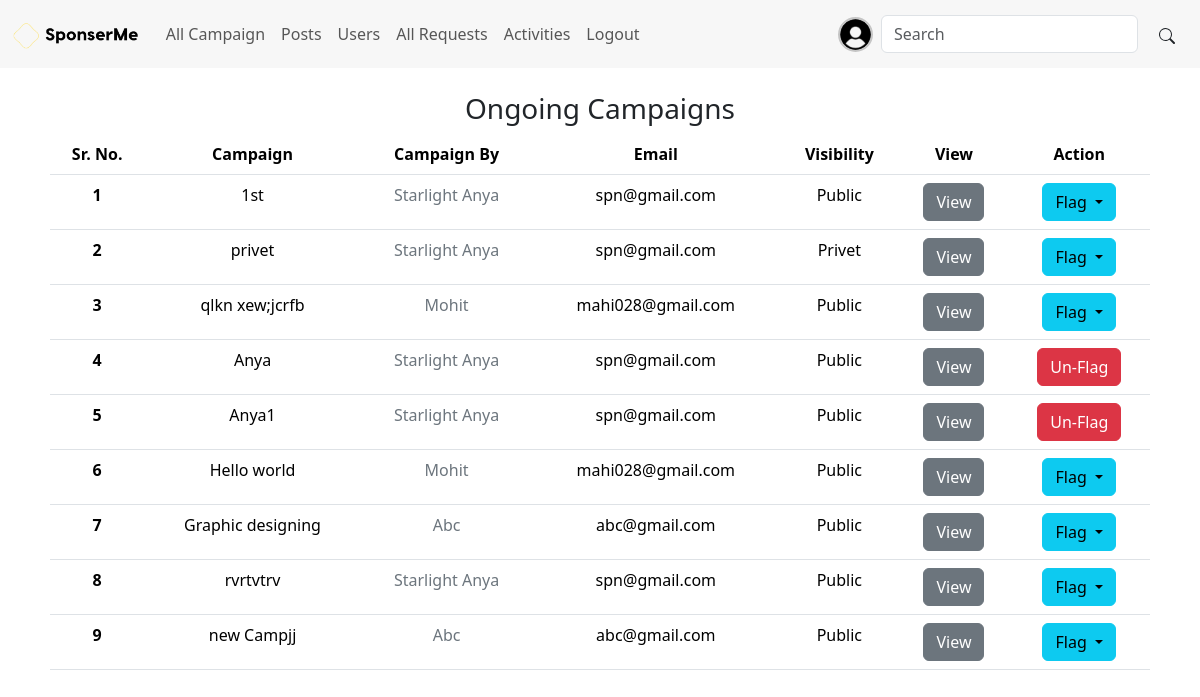
The app's page /admin/dashboard (signed in), older data.
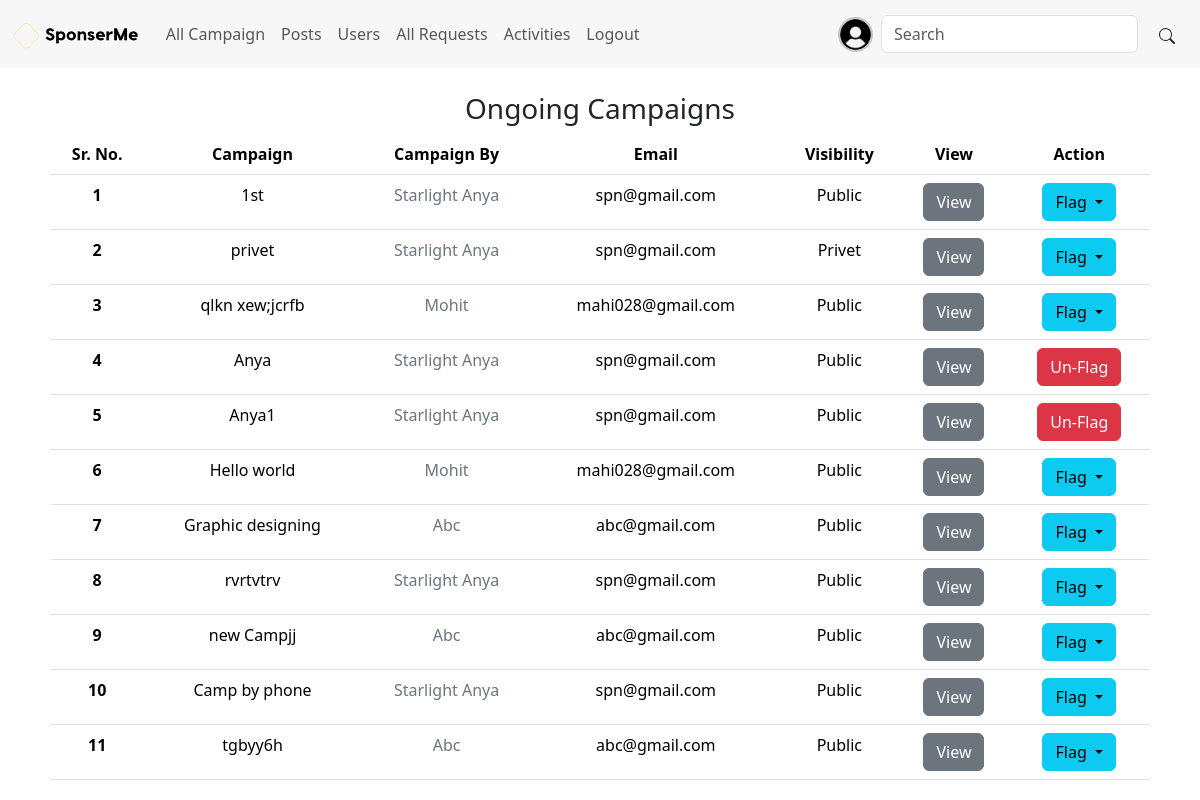
The same page, newer data.
### application/modals.py (models this page shows, shortened)
class User(db.Model, UserMixin):
    user_id = db.Column(db.Integer, autoincrement = True, primary_key=True)
    email = db.Column(db.String(255), unique=True)
    password = db.Column(db.String, nullable=False)
    active_flag = db.Column(db.Boolean, default = False, nullable = False)
    profile = db.Column(db.String, nullable = True, default = 'user.png')
    flag = db.Column(db.Boolean, nullable = False, default = False)
    flag_reason = db.Column(db.String, nullable = True)
    wallet_balance = db.Column(db.Integer, nullable = False, default = 0)

class Campaign(db.Model):
    campaign_id = db.Column(db.Integer, primary_key=True, autoincrement = True)
    campaign_by = db.Column(db.Integer, db.ForeignKey("sponser.sponser_id"), nullable = False)
    campaign_name = db.Column(db.String, unique=True)
    desc = db.Column(db.String, nullable=False)
    requirements = db.Column(db.String, nullable=False)
    start_date = db.Column(db.DateTime, nullable=False, default = datetime.utcnow())
    end_date = db.Column(db.DateTime, nullable=False)
    budget = db.Column(db.Integer, nullable=True)
    visibility = db.Column(db.Boolean)
    goals = db.Column(db.String, nullable=True)
    image_path = db.Column(db.String, nullable=True, default = 'user.png')
    flag = db.Column(db.Boolean, nullable = False, default = False)
    flag_reason = db.Column(db.String, nullable = True)
    sponser = db.relationship('Sponser', backref = db.backref('campaigns', cascade = "all, delete-orphan"))

class Sponser(db.Model):
    sponser_id = db.Column(db.Integer, db.ForeignKey('user.user_id'), primary_key=True)
    company_name = db.Column(db.String, nullable = False)
    industry = db.Column(db.String, nullable = False)
    budget = db.Column(db.Integer, nullable = False)
    about = db.Column(db.String, nullable = True)
    user = db.relationship('User', backref=db.backref('sponsers', cascade="all, delete-orphan"))

### application/controllers/admin.py (the view)
@admin.route('/dashboard')
@login_required
def admin_dashboard():
    if not is_admin(current_user.user_id):
        raise UserError(401, "Not Authorised")
    roles = user_roles(current_user.user_id)
    camps = Campaign.query.all()
    return render_template('admin_dash.html', page = 'Admin-Dashboard', roles = roles, camps = camps)

### application/form.py
class SeachForm(FlaskForm):
    search = StringField('Search for: ')
    submit = SubmitField()

### app.py (called while the page is built)
@app.context_processor
def base():
    from application.form import SeachForm
    form = SeachForm()
    return dict(search_form = form)

### application/controllers/auth.py (called while the page is built)
@login_manager.user_loader
def load_user(user_id):
    return User.query.get(int(user_id))

### application/get_roles.py (called while the page is built)
def user_roles(user_id):
    roles = UserRoles.query.filter_by(user_id = user_id).all()
    available_roles = {1: 'Admin', 2: 'Influencer', 3: 'Sponser'}
    user_roles = [available_roles[role.role_id] for role in roles]
    return user_roles

def is_admin(user_id):
    if 'Admin' in user_roles(user_id):
        return True
    return False

### application/templates/admin_dash.html (shortened to what this page needs)
{% extends 'base.html' %}
{% block content %}
<center>
    <h3>Ongoing Campaigns</h3>
    <div class="contatiner" style="max-width: 1100px;">
    <table class="table " style="text-align: center;">
        <thead >
        <tr>
            <th scope="col">Sr. No.</th>
            <th scope="col">Campaign</th>
            <th scope="col">Campaign By</th>
            <th scope="col">Email</th>
            <th scope="col">Visibility</th>
            <th scope="col">View</th>
            <th scope="col">Action</th>
        </tr>
        </thead>
        <tbody>
        {% for camp in camps%}
        <tr>
            <th scope="row">{{loop.index}}</th>
            <td>{{camp.campaign_name}}</td>
            <td><a href="/get/{{camp.campaign_by}}" class="link-secondary link-offset-2 link-offset-3-hover link-underline link-underline-opacity-0 link-underline-opacity-75-hover">{{camp.sponser.company_name}}</a></td>
            <td>{{camp.sponser.user.email}}</td>
            <td>{% if camp.visibility%}Public{%else%}Privet{%endif%}</td>
            <td><a href="/view/{{camp.campaign_id}}" class="btn btn-secondary">View</a></td>
            <td>
                {%if camp.flag %}
                    <div id="flag_cont{{camp.campaign_id}}">
                        <button type="button" class="btn btn-danger" id="camp{{camp.campaign_id}}" onclick="flag_camp('{{camp.campaign_id}}', 'none')">Un-Flag</button>
                    </div>
                {%else%}
                    <div id="flag_cont{{camp.campaign_id}}">
                        <div class="btn-group">
                            <button type="button" class="btn btn-info dropdown-toggle" data-bs-toggle="dropdown" aria-expanded="false">
                                <span id="camp{{camp.campaign_id}}">Flag</span>
                            </button>
                        </div>
                    </div>
                {%endif%}
            </td>
        </tr>
        {%endfor%}
        </tbody>
    </table>
    </div>
</center>
{%endblock%}

### application/templates/base.html (shortened to what this page needs)
<!DOCTYPE html>
<html lang="en">
<head>
    <link href="https://cdn.jsdelivr.net/npm/bootstrap@5.3.3/dist/css/bootstrap.min.css" rel="stylesheet">
</head>
<body style="margin-bottom: 15px;">
    {% include 'navbar.html' %}
    <br>
        {% block content %}
        {% endblock %}
</body>
</html>

### application/templates/navbar.html (shortened to what this page needs)
<nav class="navbar navbar-expand-lg sticky-sm-top" style="background-color: rgba(179, 179, 179, .1); backdrop-filter: blur(5px);">
  <div class="container-fluid">
    {% if page in ['login', 'register', 'Welcome'] %}
      <a class="navbar-brand" href="{{url_for('home.landing_page')}}">
    {%else%}
      <a class="navbar-brand" href="{{url_for('home.dashboard')}}">
    {%endif%}
        <img src="/st/img/logo-transperent-black.png" alt="Logo" height="30" class="d-inline-block align-text-top">
      </a>
    {% if page not in ['login', 'register', 'Welcome'] %}
    <div class="collapse navbar-collapse" id="navbarSupportedContent" >
      <ul class="navbar-nav me-auto mb-2 mb-lg-0">
        {%if 'Admin' in roles%}
          <li class="nav-item">
            <a class="nav-link" href="{{url_for('admin.admin_dashboard')}}">All Campaign</a>
          </li>
          <li class="nav-item">
            <a class="nav-link" href="{{url_for('admin.posts')}}">Posts</a>
          </li>
          <li class="nav-item">
            <a class="nav-link" href="{{url_for('admin.users')}}">Users</a>
          </li>
          <li class="nav-item">
            <a class="nav-link" href="{{url_for('admin.requests')}}">All Requests</a>
          </li>
          <li class="nav-item">
            <a class="nav-link" href="{{url_for('admin.activities')}}">Activities</a>
          </li>
          {%else%}
          <li class="nav-item">
            <a class="nav-link" href="{{url_for('home.requests')}}">Requests</a>
          </li>
          {%endif%}
          <li class="nav-item">
            <a class="nav-link" href="{{url_for('user_auth.logout')}}">Logout</a>
          </li>
        </ul>
      <ul class="navbar-nav ">
        <li class="nav-item">
          <a class="nav-link" href="/get/{{current_user.user_id}}"><img src="/st/uploads/{{current_user.profile}}" alt="Profile" height="35" width="35" style="border-radius: 50%; border: 2px solid rgba(0,0,0,.2); object-fit: cover;" class="d-inline-block align-text-top"></a>
        </li>
      </ul>
      <form class="d-flex" role="search" method="post" action="{{url_for('home.search')}}">
        <input class="form-control me-2" type="search" placeholder="Search" name="search" aria-label="Search">
        <button class="btn" name="submit"><svg xmlns="http://www.w3.org/2000/svg" width="16" height="16" fill="currentColor" class="bi bi-search" viewBox="0 0 16 16"><path d="M11.742 10.344a6.5 6.5 0 1 0-1.397 1.398h-.001q.044.06.098.115l3.85 3.85a1 1 0 0 0 1.415-1.414l-3.85-3.85a1 1 0 0 0-.115-.1zM12 6.5a5.5 5.5 0 1 1-11 0 5.5 5.5 0 0 1 11 0"/></svg></button>
      </form>
    </div>
    {%endif%}
  </div>
</nav>

Row changes from the older to the newer data that the page shows:
added Campaign: campaign_name "Camp by phone", sponser.company_name "Starlight Anya", sponser.user.email "spn@gmail.com", visibility "Public"
added Campaign: campaign_name "tgbyy6h", sponser.company_name "Abc", sponser.user.email "abc@gmail.com", visibility "Public"
